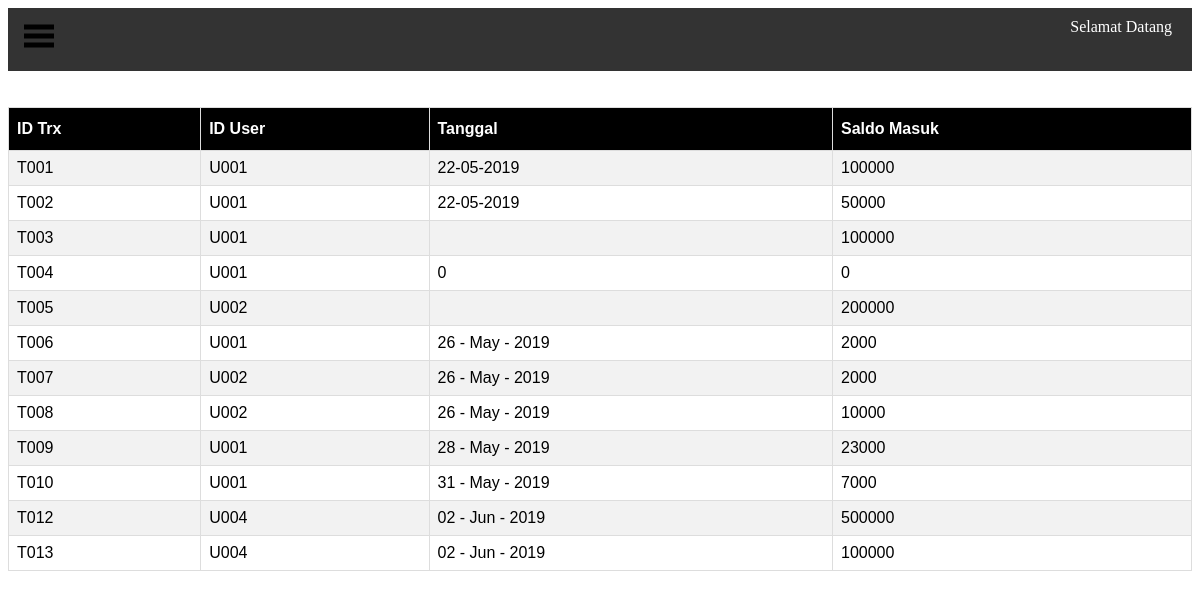
Page /admin_dasboard.php?page=dompet_user on the committed database.
### tables this page shows
CREATE TABLE `trx` (
  `id_trx` char(20) NOT NULL,
  `id_user` char(20) NOT NULL,
  `tgl` varchar(225) NOT NULL,
  `saldo_masuk` int(35) NOT NULL,
  `saldo_keluar` int(35) NOT NULL
);

### admin_halaman/trx_dompet_user.php (the view)
<br>
<br>
<table id="customers">
	<tr>
		<th>ID Trx</th>
		<th>ID User</th>
		<th>Tanggal</th>
		<th>Saldo Masuk</th>
	</tr>
		<?php
		include "koneksi.php";
		$query = mysqli_query($koneksi, "SELECT * FROM trx")or die(mysqli_error());
		while($data = mysqli_fetch_array($query)){
		?>
	<tr>
		<td><?php echo $data['id_trx']; ?></td>
		<td><?php echo $data['id_user']; ?></td>
		<td><?php echo $data['tgl']; ?></td>
		<td><?php echo $data['saldo_masuk']; ?></td>
	</tr>
<?php } ?>
</table>

### css/stylee.css (style rules this page uses)
body { background-color: white; overflow-x: hidden; }

### css/table.css (style rules this page uses)
#customers { font-family: "Trebuchet MS", Arial, Helvetica, sans-serif; border-collapse: collapse; width: 100%; }
#customers td, #customers th { border: 1px solid #ddd; padding: 8px; }
#customers tr:nth-child(even) { background-color: #f2f2f2; }
#customers th { padding-top: 12px; padding-bottom: 12px; text-align: left; background-color: black; color: white; }

### rows in the picture
trx: id_trx "T001", id_user "U001", tgl "22-05-2019", saldo_masuk "100000"
trx: id_trx "T002", id_user "U001", tgl "22-05-2019", saldo_masuk "50000"
trx: id_trx "T003", id_user "U001", saldo_masuk "100000"
trx: id_trx "T004", id_user "U001", tgl "0", saldo_masuk "0"
trx: id_trx "T005", id_user "U002", saldo_masuk "200000"
trx: id_trx "T006", id_user "U001", tgl "26 - May - 2019", saldo_masuk "2000"
trx: id_trx "T007", id_user "U002", tgl "26 - May - 2019", saldo_masuk "2000"
trx: id_trx "T008", id_user "U002", tgl "26 - May - 2019", saldo_masuk "10000"
trx: id_trx "T009", id_user "U001", tgl "28 - May - 2019", saldo_masuk "23000"
trx: id_trx "T010", id_user "U001", tgl "31 - May - 2019", saldo_masuk "7000"
trx: id_trx "T012", id_user "U004", tgl "02 - Jun - 2019", saldo_masuk "500000"
trx: id_trx "T013", id_user "U004", tgl "02 - Jun - 2019", saldo_masuk "100000"
